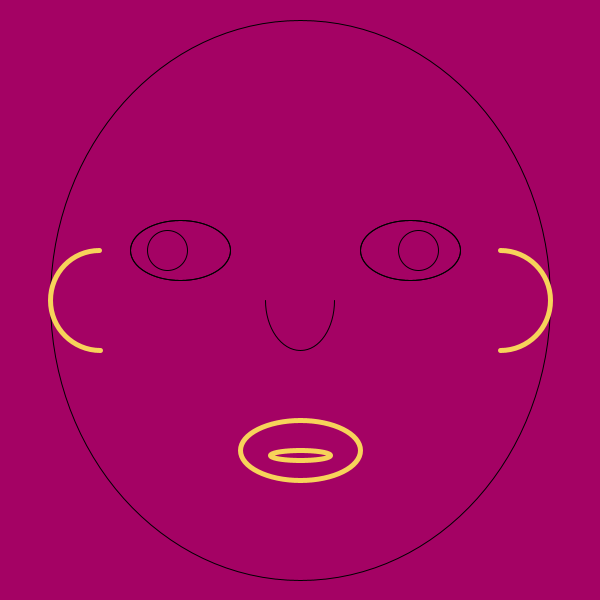
Frame 1 (no input)
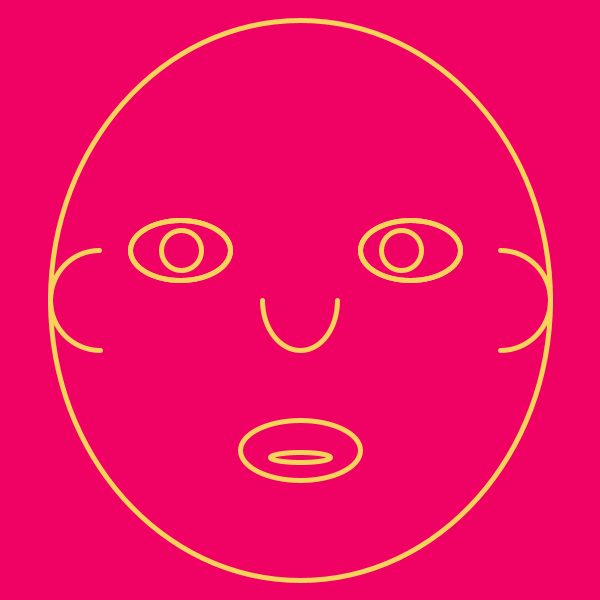
Frame 60 (the mouse pressed at the canvas centre just before this capture)
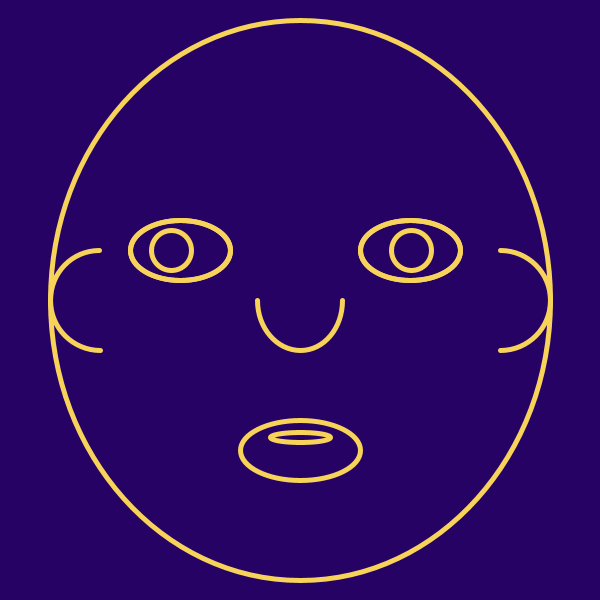
Frame 120 (the mouse held since frame 60 and released just before this capture)

The Processing sketch that drew these frames (run headless with seeded random() and noise(); from frame 60 on, the mouse is pressed at the canvas centre):

// Processing sketch: test1_FIRSTSCODE
// ── test1_FIRSTSCODE.pde

float v1 = 0;
float v2 = 0;
float v3 = 0;

void setup() {

  size (600, 600);
}


void draw () {



  background (random(0,255), 2, 100);
  //fill();
  noFill();

  ellipseMode(RADIUS);  // Set ellipseMode to RADIUS
  //ellipseMode(CENTER);  // Set ellipseMode to RADIUS
  //ellipseMode(CORNER);  // Set ellipseMode to RADIUS
  //ellipseMode(CORNERS);  // Set ellipseMode to RADIUS
  ellipse (width/2, height/2, 250, 280);

  //ojo1
  ellipse (180, 250, 50, 30);
  //ellipse (180, 250, 20, 20);
    ellipse (random(160,190), 250, 20, 20);


  //ojo2
  ellipse (410, 250, 50, 30);
 // ellipse (410, 250, 20, 20);
    ellipse (random(390, 420), 250, 20, 20);

  //nariz
  //arc(width/2, 300, 50, 50, HALF_PI, 3*HALF_PI);
    arc(width/2, 300, random(30,50), 50, 0,PI);

  ellipse (410, 250, 50, 30);

//
  ellipse (180, 250, 50, 30);



  //translate ();


  //border color 
  stroke(#F7D35A);
  //stroke weight

  strokeWeight(5);

  //noStroke();

  //rect();

  //ellipse();

//mouth
ellipse(width/2, random(430,460),30,5);
  ellipse (width/2, 450, 60, 30);



  arc(100, 300, 50, 50, HALF_PI, 3*HALF_PI);


  arc(500, 300, 50, 50, 3*HALF_PI, 5*HALF_PI);

  noFill();
  /*arc(50, 55, 60, 60, HALF_PI, PI);
   arc(50, 55, 70, 70, PI, PI+QUARTER_PI);
   arc(50, 55, 80, 80, PI+QUARTER_PI, TWO_PI);*/
   
       println(frameCount);

 
}


void keyPressed(){
  

if (key == 's'){

save("face1.jpg");
}
}
